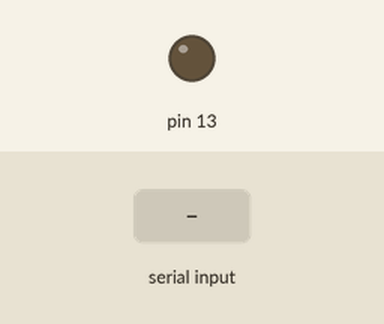
This sketch was run on a simulated Arduino Uno, built with avr-gcc and run on an emulated ATmega328P. Shown: output pins drawn as LEDs (lit = HIGH). The test bench sets the inputs (shaded band). What the sketch prints to the serial monitor is not drawn.

Above: at 2.1 s.
2.2 s: "C\n" received over Serial
At 3.01 s:
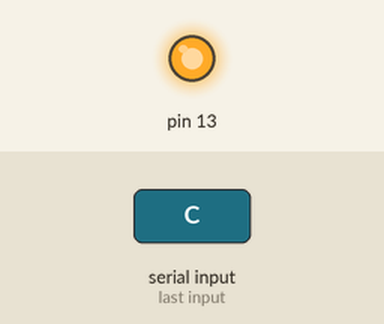
Timing chart, 0 to 5.2 s (numbered marks = the images above; inputs shaded):
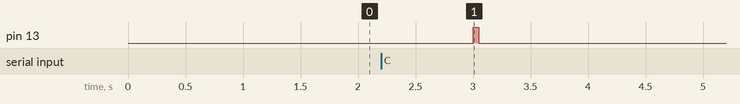

The sketch:

arduino_uno_2.ino
```cpp
uint8_t tab_servo[4] = {1,20,2,40};
int c=0;
String res;

void setup(){
    Serial.begin(115200);
    pinMode(13, OUTPUT);
}

void loop(){
  c++;

  // Send Arduino

  //digitalWrite(13, HIGH);
  Serial.write('E');
  delay(1000);

  if(c==15){
    Serial.write('S');
    for(int i=0; i<sizeof(tab_servo)/sizeof(uint8_t); i++){
      Serial.print(tab_servo[i]);
      Serial.print(',');
    }
    c=0;
  }

  // Receive Arduino

  if(Serial.available()>0) {
    char c = Serial.read();
    //if(c=='A') digitalWrite(13, LOW);

    if(c=='C'){
      digitalWrite(13, HIGH);
      res = Serial.readStringUntil('\n');
      Serial.println(res);
      delay(50);
      digitalWrite(13, LOW);
    }
  }
  delay(1000);
}
```

Measured:
- after the input at 2.2 s, pin 13: LOW → HIGH after 0.80 s, → LOW 0.05 s later
